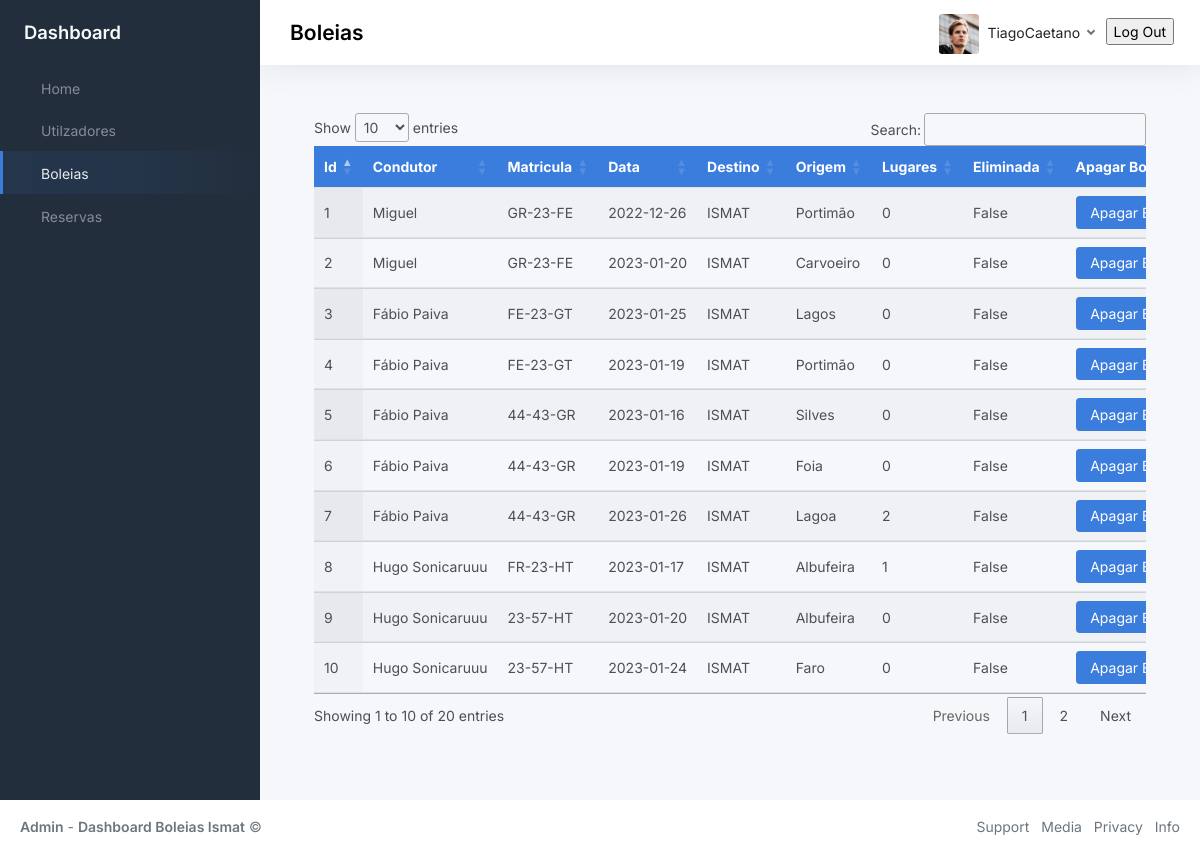
/ridePage (signed in), run on the app's committed database.
### BackOffice/models.py (models this page shows, shortened)
class User(db.Model, UserMixin):
	__tablename__ = 'user'
	id = db.Column(db.Integer, primary_key=True)
	name = db.Column(db.String(80), unique=True, nullable=False)
	student_number = db.Column(db.String(9), unique=True, nullable=False)
	phone_number = db.Column(db.Integer(), nullable=False)
	password = db.Column(db.String(60), nullable=False)
	gender = db.Column(db.String(10), nullable=False)
	registration_date = db.Column(db.DateTime, default=datetime.now)
	last_login_date = db.Column(db.DateTime, default=datetime.now)
	active = db.Column(db.Boolean())
	deleted = db.Column(db.Boolean(), default=False)

class Ride(db.Model):
	__tablename__ = 'ride'
	__table_args__ = (db.UniqueConstraint('user_id', 'vehicle_id', 'ride_date'),)
	id = db.Column(db.Integer, primary_key=True)
	user_id = db.Column('user_id', db.ForeignKey('user.id'), nullable=False)
	user = db.relationship('User', backref='ride')
	vehicle_id = db.Column('vehicle_id', db.ForeignKey('vehicle.id'), nullable=False)
	vehicle = db.relationship('Vehicle', backref='ride')
	ride_date = db.Column(db.String(9), nullable=False)
	ride_scheduled_time = db.Column(db.String(5), nullable=False)
	local_destiny = db.Column(db.String(40), nullable=False)
	local_origin = db.Column(db.String(40), nullable=False)
	number_of_available_seats = db.Column(db.Integer(), nullable=False)
	createdAt = db.Column(db.DateTime, default=datetime.now)
	updatedAt = db.Column(db.DateTime, default=datetime.now)
	deleted = db.Column(db.Boolean(), default=False)

class Vehicle(db.Model):
	__tablename__ = 'vehicle'
	id = db.Column(db.Integer, primary_key=True)
	owner_id = db.Column('owner_id', db.ForeignKey('user.id'), nullable=False)
	owner = db.relationship('User', backref='vehicle')
	license_plate = db.Column(db.String(8), unique=True, nullable=False)
	color = db.Column(db.String(20), nullable=False)
	number_of_seats = db.Column(db.Integer(), nullable=False)
	vehicle_specs = db.Column(db.String(200), nullable=True)
	createdAt = db.Column(db.DateTime, default=datetime.now)
	updatedAt = db.Column(db.DateTime, default=datetime.now)
	deleted = db.Column(db.Boolean(), default=False)

### BackOffice/boleiasModule/__init__.py (the view, shortened to what this page needs)
@rideModule.route('/ridePage', methods=['GET', 'POST'])
def toRidePage():
    if current_user.is_authenticated:
        try:
            use_id = current_user.id
            activeUser =  db.session.query(User).filter(User.id==use_id).first()
            if request.method == 'GET':
                get_Ride= db.session.query(Ride, Vehicle, User).filter(Ride.user_id == User.id).filter(Ride.vehicle_id == Vehicle.id).all()
                return render_template("boleias.html", title="Login", get_Ride = get_Ride, activeUser = activeUser,)
        except Exception as e:
                    print(str(e))
    else:
        return redirect('/pages-sign-in')

### BackOffice/app.py (called while the page is built)
def create_app(config_filename):
    run = Flask(__name__)
    run.config.from_object(config_filename)
    db.init_app(run)
    bcrypt.init_app(run)
    with run.app_context():
        db.create_all()
    login_manager = LoginManager()
    login_manager.login_view = 'auth.login'
    login_manager.init_app(run)
    @login_manager.user_loader
    def load_user(user_id):
        return User.query.get(int(user_id))
    run.register_blueprint(login_module)
    run.register_blueprint(homeModule)
    run.register_blueprint(userModule)
    run.register_blueprint(rideModule)
    run.register_blueprint(reservaModule)
    run.register_blueprint(vehicleModule)
    return run

### BackOffice/templates/boleias.html (shortened to what this page needs)
{% extends 'index.html'%}
{% block navOptions %}
    <ul class="sidebar-nav">
        <li class="sidebar-item">
            <a class="sidebar-link" href="{{url_for('homeModule.toHomePage')}}">
                 <span class="align-middle">Home</span>
            </a>
        </li>
        <li class="sidebar-item ">
            <a class="sidebar-link" href="{{url_for('userModule.toUsersPage')}}">
                 <span class="align-middle">Utilzadores</span>
            </a>
        </li>
        <li class="sidebar-item active">
            <a class="sidebar-link" href="{{url_for('rideModule.toRidePage')}}">
                 <span class="align-middle">Boleias</span>
            </a>
        </li>
        <li class="sidebar-item ">
            <a class="sidebar-link" href="{{url_for('reservaModule.toReservaPage')}}">
                 <span class="align-middle">Reservas</span>
            </a>
        </li>
    </ul>
{% endblock navOptions %}
{% block page %}
<h3 class="position-absolute m-2 fw-bold text-">Boleias</h3>
{% endblock page %}
{% block profile %}
<img src="{{url_for('static', filename='img/avatars/avatar.jpg')}}" class="avatar img-fluid rounded me-1"/> <span class="text-dark">{{activeUser.name}}</span>
{% endblock profile %}
{% block content %}
<div class="container-md" id="table">
    <div class="table-responsive">
        <table class="table display nowrap" id="tabela">
            <thead class="bg-primary text-white">
                <tr>
                    <th>Id</th>
                    <th>Condutor</th>
                    <th>Matricula</th>
                    <th>Data</th>
                    <th>Destino</th>
                    <th>Origem</th>
                    <th>Lugares</th>
                    <th>Eliminada</th>
                    <th>Apagar Boleia</th>
                </tr>
            </thead>
            <tbody>
                {% for ride in get_Ride %}
                <tr>
                <td>{{ride.Ride.id}}</td>
                <td>{{ride.User.name}}</td>
                <td>{{ride.Vehicle.license_plate}}</td>
                <td>{{ride.Ride.ride_date}}</td>
                <td>{{ride.Ride.local_destiny}}</td>
                <td>{{ride.Ride.local_origin}}</td>
                <td>{{ride.Ride.number_of_available_seats}}</td>
                <td>{{ride.Ride.deleted}}</td>
                <td><button class="ApagarB btn btn-primary" id="{{ride.Ride.id}}">Apagar Boleia</button></td>
            </tr>
            {% endfor %}
            </tbody>
        </table>
    </div>
</div>
{% endblock content %}

### data on the page
User: name "TiagoCaetano"
Ride: Ride.id "1", User.name "Miguel", Vehicle.license_plate "GR-23-FE", Ride.ride_date "2022-12-26", Ride.local_destiny "ISMAT", Ride.local_origin "Portimão", Ride.number_of_available_seats "0", Ride.deleted "False"
Ride: Ride.id "2", User.name "Miguel", Vehicle.license_plate "GR-23-FE", Ride.ride_date "2023-01-20", Ride.local_destiny "ISMAT", Ride.local_origin "Carvoeiro", Ride.number_of_available_seats "0", Ride.deleted "False"
Ride: Ride.id "3", User.name "Fábio Paiva", Vehicle.license_plate "FE-23-GT", Ride.ride_date "2023-01-25", Ride.local_destiny "ISMAT", Ride.local_origin "Lagos", Ride.number_of_available_seats "0", Ride.deleted "False"
Ride: Ride.id "4", User.name "Fábio Paiva", Vehicle.license_plate "FE-23-GT", Ride.ride_date "2023-01-19", Ride.local_destiny "ISMAT", Ride.local_origin "Portimão", Ride.number_of_available_seats "0", Ride.deleted "False"
Ride: Ride.id "5", User.name "Fábio Paiva", Vehicle.license_plate "44-43-GR", Ride.ride_date "2023-01-16", Ride.local_destiny "ISMAT", Ride.local_origin "Silves", Ride.number_of_available_seats "0", Ride.deleted "False"
Ride: Ride.id "6", User.name "Fábio Paiva", Vehicle.license_plate "44-43-GR", Ride.ride_date "2023-01-19", Ride.local_destiny "ISMAT", Ride.local_origin "Foia", Ride.number_of_available_seats "0", Ride.deleted "False"
Ride: Ride.id "7", User.name "Fábio Paiva", Vehicle.license_plate "44-43-GR", Ride.ride_date "2023-01-26", Ride.local_destiny "ISMAT", Ride.local_origin "Lagoa", Ride.number_of_available_seats "2", Ride.deleted "False"
Ride: Ride.id "8", User.name "Hugo Sonicaruuu", Vehicle.license_plate "FR-23-HT", Ride.ride_date "2023-01-17", Ride.local_destiny "ISMAT", Ride.local_origin "Albufeira", Ride.number_of_available_seats "1", Ride.deleted "False"
Ride: Ride.id "9", User.name "Hugo Sonicaruuu", Vehicle.license_plate "23-57-HT", Ride.ride_date "2023-01-20", Ride.local_destiny "ISMAT", Ride.local_origin "Albufeira", Ride.number_of_available_seats "0", Ride.deleted "False"
Ride: Ride.id "10", User.name "Hugo Sonicaruuu", Vehicle.license_plate "23-57-HT", Ride.ride_date "2023-01-24", Ride.local_destiny "ISMAT", Ride.local_origin "Faro", Ride.number_of_available_seats "0", Ride.deleted "False"
